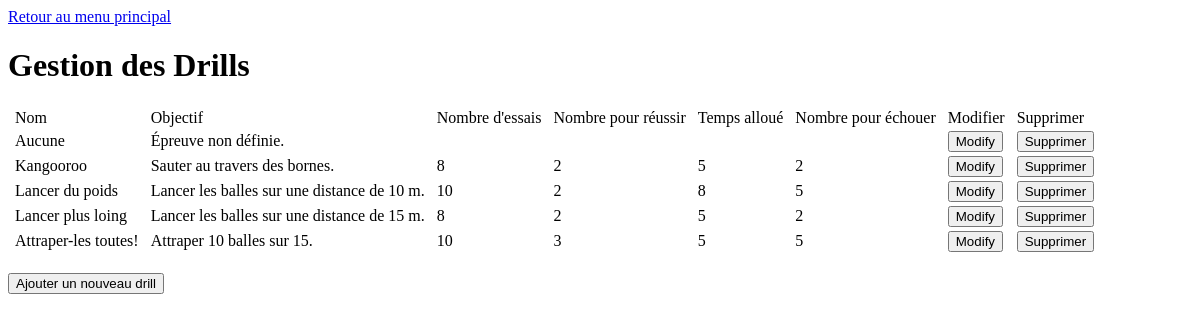
Screenshot of /src/php/test-oli.php with the database file from the repository.
### tables this page shows
CREATE TABLE `drill` (
  `id` int(11) NOT NULL,
  `cap` varchar(12) DEFAULT 'Aucune',
  `drill_type` int(11) DEFAULT '0',
  `name` varchar(32) DEFAULT NULL,
  `goal` text,
  `allowed_tries` int(11) DEFAULT NULL,
  `success_treshold` double DEFAULT NULL,
  `allowed_time` int(11) DEFAULT NULL,
  `failure_treshold` double DEFAULT NULL,
  `obsolote` tinyint(1) DEFAULT '0'
);

### src/php/DrillManager.class.php (called while the page is built, shortened)
<?php
include_once "Drill.class.php";
class DrillManager
{
    public static function loadDrills()
    {
        $drills = [];
        $conn = SQLConnector::createConn();
        $stat = $conn->prepare("SELECT * FROM drill");
        $stat->execute();
        $result = $stat->get_result();
        while ($row = $result->fetch_array(MYSQLI_NUM))
        {
            $d = new Drill($row[0], $row[1], $row[2], $row[3], $row[4], $row[5], $row[6], $row[7], $row[8], $row[9]);
            array_push($drills, $d);
        }
        return $drills;
    }
}

### src/php/Drill.class.php (called while the page is built, shortened)
<?php
class Drill
{
    private $id;
    private $name;
    private $goal;
    private $allowedTries;
    private $successThreshold;
    private $allowedTime;
    private $failureThreshold;
    public function __construct($id, $cap, $typeID, $name, $goal, $allowedTries, $succesThreshold, $allowsTime, $failureThreshold, $obsolete)
    {
        $this->id = $id;
        $this->name = $name;
        $this->goal = $goal;
        $this->allowedTries = $allowedTries;
        $this->successThreshold = $succesThreshold;
        $this->allowedTime = $allowsTime;
        $this->failureThreshold = $failureThreshold;
    }
    public function getID()
    {
        return $this->id;
    }
    public function getName()
    {
        return $this->name;
    }
    public function getGoal()
    {
        return $this->goal;
    }
    public function getAllowedTries()
    {
        return $this->allowedTries;
    }
    public function getSuccessThreshold()
    {
        return $this->successThreshold;
    }
    public function getAllowedTime()
    {
        return $this->allowedTime;
    }
    public function getFailureThreshold()
    {
        return $this->failureThreshold;
    }
}

### src/php/test-oli.php (the view, shortened to what this page needs)
<?php
include_once "DrillManager.class.php";
function makeCell($text)
{
    return "<td>" . $text . "</td>";
}
function makeButtonModify($id)
{
    return "<button type='submit' value={$id} name='id'>Modify</button>";
}
function makeButtonDelete($id)
{
    return "<button type='submit' value={$id} name='idDeleteDrill'>Supprimer</button>";
}
function writeTitle($title)
{
    echo "<h1>{$title}</h1>";
}
function writeTable()
{
    echo "<form action='./infoDrill.php' method='get'>";
    echo "<table>";
    echo "<tr>" . makeCell("Nom") . makeCell("Objectif") . makeCell("Nombre d'essais") . makeCell("Nombre pour réussir") . makeCell("Temps alloué") . makeCell("Nombre pour échouer") .  makeCell("Modifier") . makeCell("Supprimer") . "</tr>";
    foreach (DrillManager::loadDrills() as $d)
    {
        echo "<tr>";
        echo makeCell($d->getName()) . makeCell($d->getGoal()) . makeCell($d->getSuccessThreshold()) . makeCell($d->getAllowedTries()) . makeCell($d->getAllowedTime()) . makeCell($d->getFailureThreshold());
        echo makeCell(makeButtonModify($d->getID()));
        echo makeCell(makeButtonDelete($d->getID()));
        echo "</tr>";
    }
    echo "</table><br>";
    echo "<button type='submit' value='1' name='addDrill'>Ajouter un nouveau drill</button>";
}
?>
<html>
<head>
</head>
<body>
  <a href="index.php">Retour au menu principal</a>
  <?php
  writeTitle("Gestion des Drills");
  writeTable();
  ?>
</body>
</html>

### src/php/test-oli.php (style rules this page uses)
* { box-sizing: border-box; }
td,thead { padding-left: 5px; padding-right: 5px }

### rows the page displays
drill: name "Aucune Épreuve non définie.", $id 0 (drawn)
drill: name "Kangooroo Sauter au travers des bornes. 8 2 5 2", $id 1 (drawn)
drill: name "Lancer du poids Lancer les balles sur une distance de 10 m. 10 2 8 5", $id 2 (drawn)
drill: name "Lancer plus loing Lancer les balles sur une distance de 15 m. 8 2 5 2", $id 3 (drawn)
drill: name "Attraper-les toutes! Attraper 10 balles sur 15. 10 3 5 5", $id 4 (drawn)

### other values shown
$title "Gestion des Drills"
$text "Nom Objectif Nombre d'essais Nombre pour réussir Temps alloué Nombre pour échouer Modifier Supprimer"
